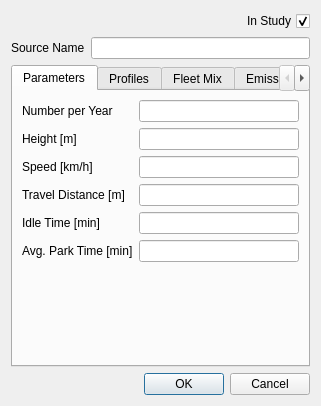
<?xml version="1.0" encoding="UTF-8"?>
<ui version="4.0">
 <class>Dialog</class>
 <widget class="QDialog" name="Dialog">
  <property name="geometry">
   <rect>
    <x>0</x>
    <y>0</y>
    <width>321</width>
    <height>406</height>
   </rect>
  </property>
  <property name="windowTitle">
   <string>OpenALAQS - Parking</string>
  </property>
  <layout class="QFormLayout" name="formLayout">
   <property name="fieldGrowthPolicy">
    <enum>QFormLayout::AllNonFixedFieldsGrow</enum>
   </property>
   <item row="0" column="1">
    <layout class="QHBoxLayout" name="horizontalLayout">
     <item>
      <spacer name="horizontalSpacer">
       <property name="orientation">
        <enum>Qt::Horizontal</enum>
       </property>
       <property name="sizeHint" stdset="0">
        <size>
         <width>40</width>
         <height>20</height>
        </size>
       </property>
      </spacer>
     </item>
     <item>
      <widget class="QCheckBox" name="instudy">
       <property name="layoutDirection">
        <enum>Qt::RightToLeft</enum>
       </property>
       <property name="text">
        <string>In Study</string>
       </property>
       <property name="checked">
        <bool>true</bool>
       </property>
      </widget>
     </item>
    </layout>
   </item>
   <item row="1" column="0">
    <widget class="QLabel" name="label_47">
     <property name="text">
      <string>Source Name</string>
     </property>
    </widget>
   </item>
   <item row="1" column="1">
    <widget class="QLineEdit" name="parking_id"/>
   </item>
   <item row="3" column="0" colspan="2">
    <widget class="QTabWidget" name="tabWidget">
     <property name="currentIndex">
      <number>0</number>
     </property>
     <widget class="QWidget" name="tab">
      <attribute name="title">
       <string>Parameters</string>
      </attribute>
      <layout class="QFormLayout" name="formLayout_2">
       <property name="fieldGrowthPolicy">
        <enum>QFormLayout::AllNonFixedFieldsGrow</enum>
       </property>
       <item row="0" column="0">
        <widget class="QLabel" name="label">
         <property name="text">
          <string>Number per Year</string>
         </property>
        </widget>
       </item>
       <item row="0" column="1">
        <widget class="QLineEdit" name="vehicle_year"/>
       </item>
       <item row="1" column="0">
        <widget class="QLabel" name="label_2">
         <property name="text">
          <string>Height [m]</string>
         </property>
        </widget>
       </item>
       <item row="1" column="1">
        <widget class="QLineEdit" name="height"/>
       </item>
       <item row="2" column="0">
        <widget class="QLabel" name="label_24">
         <property name="text">
          <string>Speed [km/h]</string>
         </property>
        </widget>
       </item>
       <item row="2" column="1">
        <widget class="QLineEdit" name="speed"/>
       </item>
       <item row="3" column="0">
        <widget class="QLabel" name="label_33">
         <property name="text">
          <string>Travel Distance [m]</string>
         </property>
        </widget>
       </item>
       <item row="3" column="1">
        <widget class="QLineEdit" name="distance"/>
       </item>
       <item row="4" column="0">
        <widget class="QLabel" name="label_35">
         <property name="text">
          <string>Idle Time [min]</string>
         </property>
        </widget>
       </item>
       <item row="4" column="1">
        <widget class="QLineEdit" name="idle_time"/>
       </item>
       <item row="5" column="0">
        <widget class="QLabel" name="label_37">
         <property name="text">
          <string>Avg. Park Time [min]</string>
         </property>
        </widget>
       </item>
       <item row="5" column="1">
        <widget class="QLineEdit" name="park_time"/>
       </item>
      </layout>
     </widget>
     <widget class="QWidget" name="tab_2">
      <attribute name="title">
       <string>Profiles</string>
      </attribute>
      <layout class="QFormLayout" name="formLayout_3">
       <item row="0" column="0">
        <widget class="QLabel" name="label_9">
         <property name="text">
          <string>Hourly</string>
         </property>
        </widget>
       </item>
       <item row="0" column="1">
        <widget class="QComboBox" name="hour_profile"/>
       </item>
       <item row="1" column="0">
        <widget class="QLabel" name="label_10">
         <property name="text">
          <string>Daily</string>
         </property>
        </widget>
       </item>
       <item row="1" column="1">
        <widget class="QComboBox" name="daily_profile"/>
       </item>
       <item row="2" column="0">
        <widget class="QLabel" name="label_11">
         <property name="text">
          <string>Monthly</string>
         </property>
        </widget>
       </item>
       <item row="2" column="1">
        <widget class="QComboBox" name="month_profile"/>
       </item>
      </layout>
     </widget>
     <widget class="QWidget" name="tab_4">
      <attribute name="title">
       <string>Fleet Mix</string>
      </attribute>
      <layout class="QFormLayout" name="formLayout_6">
       <property name="fieldGrowthPolicy">
        <enum>QFormLayout::AllNonFixedFieldsGrow</enum>
       </property>
       <item row="0" column="0">
        <widget class="QLabel" name="label_4">
         <property name="text">
          <string>PC [%]</string>
         </property>
         <property name="alignment">
          <set>Qt::AlignCenter</set>
         </property>
        </widget>
       </item>
       <item row="0" column="1">
        <widget class="QLineEdit" name="vehicle_light"/>
       </item>
       <item row="1" column="0">
        <widget class="QLabel" name="label_39">
         <property name="text">
          <string>LDV [%]</string>
         </property>
         <property name="alignment">
          <set>Qt::AlignCenter</set>
         </property>
        </widget>
       </item>
       <item row="1" column="1">
        <widget class="QLineEdit" name="vehicle_medium"/>
       </item>
       <item row="2" column="0">
        <widget class="QLabel" name="label_40">
         <property name="text">
          <string>HDV [%]</string>
         </property>
         <property name="alignment">
          <set>Qt::AlignCenter</set>
         </property>
        </widget>
       </item>
       <item row="2" column="1">
        <widget class="QLineEdit" name="vehicle_heavy"/>
       </item>
      </layout>
     </widget>
     <widget class="QWidget" name="tab_3">
      <attribute name="title">
       <string>Emissions</string>
      </attribute>
      <layout class="QFormLayout" name="formLayout_4">
       <property name="fieldGrowthPolicy">
        <enum>QFormLayout::AllNonFixedFieldsGrow</enum>
       </property>
       <item row="0" column="0">
        <widget class="QLabel" name="label_13">
         <property name="text">
          <string>CO [g/vehicle]</string>
         </property>
         <property name="alignment">
          <set>Qt::AlignRight|Qt::AlignTrailing|Qt::AlignVCenter</set>
         </property>
        </widget>
       </item>
       <item row="0" column="1">
        <widget class="QLineEdit" name="co_gm_vh"/>
       </item>
       <item row="1" column="0">
        <widget class="QLabel" name="label_14">
         <property name="text">
          <string>HC [g/vehicle]</string>
         </property>
         <property name="alignment">
          <set>Qt::AlignRight|Qt::AlignTrailing|Qt::AlignVCenter</set>
         </property>
        </widget>
       </item>
       <item row="1" column="1">
        <widget class="QLineEdit" name="hc_gm_vh"/>
       </item>
       <item row="2" column="0">
        <widget class="QLabel" name="label_15">
         <property name="text">
          <string>NOx [g/vehicle]</string>
         </property>
         <property name="alignment">
          <set>Qt::AlignRight|Qt::AlignTrailing|Qt::AlignVCenter</set>
         </property>
        </widget>
       </item>
       <item row="2" column="1">
        <widget class="QLineEdit" name="nox_gm_vh"/>
       </item>
       <item row="3" column="0">
        <widget class="QLabel" name="label_16">
         <property name="text">
          <string>SOx [g/vehicle]</string>
         </property>
         <property name="alignment">
          <set>Qt::AlignRight|Qt::AlignTrailing|Qt::AlignVCenter</set>
         </property>
        </widget>
       </item>
       <item row="3" column="1">
        <widget class="QLineEdit" name="sox_gm_vh"/>
       </item>
       <item row="4" column="0">
        <widget class="QLabel" name="label_17">
         <property name="text">
          <string>PM_total [g/vehicle]</string>
         </property>
         <property name="alignment">
          <set>Qt::AlignRight|Qt::AlignTrailing|Qt::AlignVCenter</set>
         </property>
        </widget>
       </item>
       <item row="4" column="1">
        <widget class="QLineEdit" name="pm_total_gm_vh"/>
       </item>
       <item row="5" column="0">
        <widget class="QLabel" name="label_18">
         <property name="text">
          <string>P1 [g/vehicle]</string>
         </property>
         <property name="alignment">
          <set>Qt::AlignRight|Qt::AlignTrailing|Qt::AlignVCenter</set>
         </property>
        </widget>
       </item>
       <item row="5" column="1">
        <widget class="QLineEdit" name="p1_gm_vh"/>
       </item>
       <item row="6" column="0">
        <widget class="QLabel" name="label_19">
         <property name="text">
          <string>P2 [g/vehicle]</string>
         </property>
         <property name="alignment">
          <set>Qt::AlignRight|Qt::AlignTrailing|Qt::AlignVCenter</set>
         </property>
        </widget>
       </item>
       <item row="6" column="1">
        <widget class="QLineEdit" name="p2_gm_vh"/>
       </item>
       <item row="7" column="0">
        <widget class="QLabel" name="label_41">
         <property name="text">
          <string>Method</string>
         </property>
         <property name="alignment">
          <set>Qt::AlignRight|Qt::AlignTrailing|Qt::AlignVCenter</set>
         </property>
        </widget>
       </item>
       <item row="7" column="1">
        <widget class="QLineEdit" name="method">
         <property name="text">
          <string>ALAQS</string>
         </property>
        </widget>
       </item>
       <item row="8" column="1">
        <widget class="QPushButton" name="button_recalculate">
         <property name="text">
          <string>Recalculate</string>
         </property>
        </widget>
       </item>
      </layout>
     </widget>
    </widget>
   </item>
   <item row="4" column="0" colspan="2">
    <widget class="QDialogButtonBox" name="buttonBox">
     <property name="orientation">
      <enum>Qt::Horizontal</enum>
     </property>
     <property name="standardButtons">
      <set>QDialogButtonBox::Cancel|QDialogButtonBox::Ok</set>
     </property>
    </widget>
   </item>
  </layout>
 </widget>
 <tabstops>
  <tabstop>parking_id</tabstop>
  <tabstop>instudy</tabstop>
  <tabstop>tabWidget</tabstop>
  <tabstop>vehicle_year</tabstop>
  <tabstop>height</tabstop>
  <tabstop>speed</tabstop>
  <tabstop>distance</tabstop>
  <tabstop>idle_time</tabstop>
  <tabstop>park_time</tabstop>
  <tabstop>buttonBox</tabstop>
  <tabstop>hour_profile</tabstop>
  <tabstop>daily_profile</tabstop>
  <tabstop>month_profile</tabstop>
  <tabstop>co_gm_vh</tabstop>
  <tabstop>hc_gm_vh</tabstop>
  <tabstop>nox_gm_vh</tabstop>
  <tabstop>sox_gm_vh</tabstop>
  <tabstop>pm_total_gm_vh</tabstop>
  <tabstop>p1_gm_vh</tabstop>
  <tabstop>p2_gm_vh</tabstop>
 </tabstops>
 <resources/>
 <connections/>
</ui>
